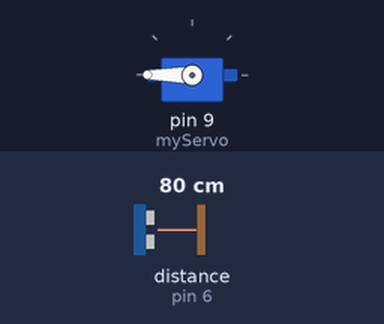
Bench run of a sketch on a simulated Arduino Uno, built with avr-gcc and run on an emulated ATmega328P. Parts: servo. Inputs (shaded band) come from the test bench; at power-on: distance to the obstacle (sensor on pin 6) 80 cm. The echo pulse lasts 58.3 µs per cm; what the sketch prints to the serial monitor is not drawn.

Above: at 0.1 s.
Timing chart, 0 to 1.6 s (numbered marks = the images above):
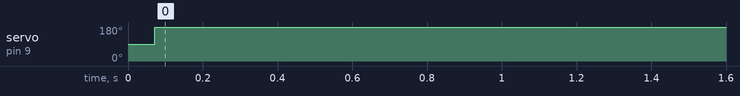

The sketch:

Code.ino
```cpp
#include <AFMotor.h>

#include <Servo.h>; //this includes functions from the Servo.h library.
Servo myServo; //defines the Servo motor as myServo
int pos = 0;

#include <HCSR04.h>   //this allows the code to include functions from the HCSR04.h library
HCSR04 hc(5, 6);  // defines the sensor as hc. (trigPin,echoPin)

void setup() {
  // put your setup code here, to run once:
  Serial.begin(9600);
  myServo.attach(9);    //attaches servo to pin 9

}

void loop() {
  // put your main code here, to run repeatedly:
  Serial.println(hc.dist());    //prints the distance measured by the ultrasonic sensor
  delay(60);    //records data every 60 milliseconds


  if (hc.dist() < 5); {

    myServo.write(180);
    delay(500);
    /*for (pos = 0; pos <= 180; pos += 1) {
      myServo.write(pos);
      delay(15);
    }*/
  }
  if (pos == 180) {
    for (pos = 180; pos >= 0; pos -= 1) {
      myServo.write(pos);
      delay(15);
    }
  }

}
```

Measured:
- by itself, servo on pin 9 (myServo): 90° → 180° at 0.07 s
